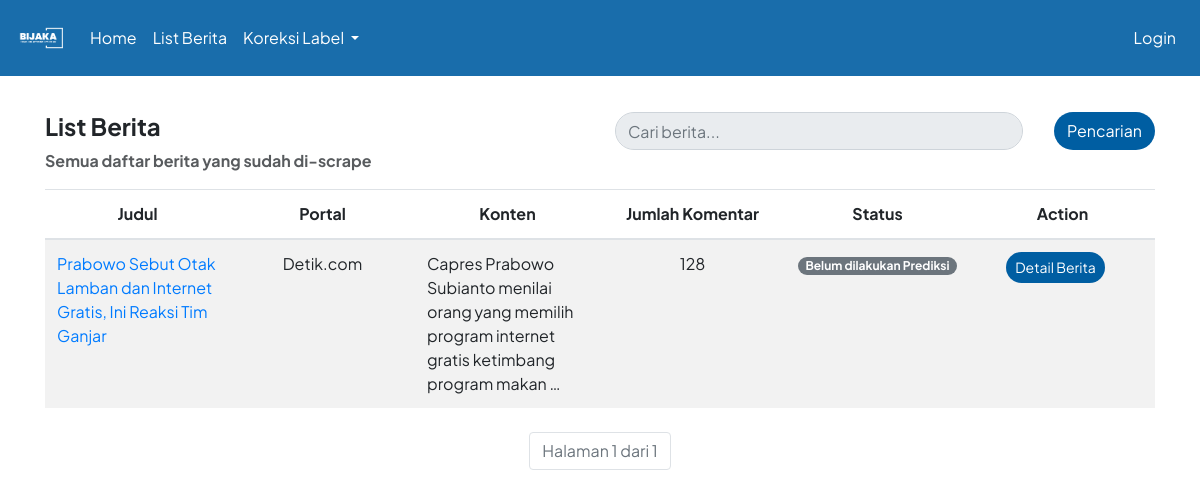
/list_berita/, run on the app's committed database.
### hateapp/models.py (models this page shows, shortened)
class Berita(models.Model):
    link = models.URLField()
    portal = models.CharField(max_length=50)
    judul = models.CharField(max_length=255)
    konten = models.TextField()
    jumlah_komentar = models.PositiveIntegerField()
    timestamp_scrape = models.DateTimeField(verbose_name='Timestamp Scrape')
    @property
    def status_prediksi(self):
        return all(komentar.prediksi is not None for komentar in self.komentar_set.all())

### hateapp/views.py (the view)
# urls.py: path('list_berita/', views.list_berita, name="list_berita"),
def list_berita(request):
    form = BeritaSearchForm(request.GET)
    berita_list = Berita.objects.order_by('-timestamp_scrape')
    if form.is_valid():
        search_query = form.cleaned_data['search']
        if search_query:
            berita_list = berita_list.filter(
                Q(judul__icontains=search_query) |
                Q(portal__icontains=search_query) |
                Q(konten__icontains=search_query)
            )
    page = request.GET.get('page', 1)
    paginator = Paginator(berita_list, 5)
    try:
        berita = paginator.page(page)
    except PageNotAnInteger:
        berita = paginator.page(1)
    except EmptyPage:
        berita = paginator.page(paginator.num_pages)
    return render(request, 'list_berita.html', {'berita_list': berita, 'berita': berita, 'form': form})

### hateapp/forms.py
class BeritaSearchForm(forms.Form):
    search = forms.CharField(max_length=255, required=False)

### templates/list_berita.html (shortened to what this page needs)
{% extends 'base.html' %}
{% block content %}
<div class="row">
    <div class="col-6">
        <h4><strong>List Berita</strong></h4>
        <p style="opacity: 0.75;"><strong>Semua daftar berita yang sudah di-scrape</strong></p>
    </div>
    <div class="col-6 text-left">
        <form method="get" action="{% url 'list_berita' %}">
            <div class="form-group">
                <div class="input-group mb-3">
                    <input style="border-radius: 20px;" type="text" class="form-control" placeholder="Cari berita..." name="search" value="{{ request.GET.search }}" autocomplete="off" readonly onfocus="this.removeAttribute('readonly');">
                    <div class="input-group-append">
                        <button class="btn" type="submit" style="background-color: #005EA2; color: #fff; border-radius: 20px; margin-left: 2em;">Pencarian</button>
                    </div>
                </div>
            </div>
        </form>
    </div>
</div>
<table class="table table-striped" style="table-layout: fixed; width: 100%;">
    <thead class="text-center">
        <tr>
            <th>Judul</th>
            <th>Portal</th>
            <th>Konten</th>
            <th>Jumlah Komentar</th>
            <th>Status</th>
            <th>Action</th>
        </tr>
    </thead>
    <tbody>
        {% for berita in berita_list %}
            <tr>
                <td style="width: 20%; text-wrap: wrap;"><a href="{{berita.link}}" class="text-decoration-none" target="_blank">{{ berita.judul }}</a></td>
                <td class="text-center" style="width: 15%;">{{ berita.portal }}</td>
                <td style="width: 35%;">{{ berita.konten|truncatechars:100 }}</td>
                <td class="text-center" style="width: 10%;">{{ berita.jumlah_komentar }}</td>
                <td class="text-center" style="width: 5%;">
                    {% if berita.status_prediksi %}
                        <span class="badge badge-pill badge-success">Sudah dilakukan Prediksi</span>
                    {% else %}
                        <span class="badge badge-pill badge-secondary">Belum dilakukan Prediksi</span>
                    {% endif %}
                </td>
                <td class="text-center" style="width: 5%;">
                    {% if user.is_staff %}
                    <div class="row">
                        <a href="{% url 'detail_berita' berita_id=berita.id %}" class="btn btn-sm" style="background-color: #005EA2; color: #fff; border-radius: 20px; margin-right: 1em;">Detail Berita</a>
                        <button type="button" class="btn btn-sm btn-danger" data-toggle="modal" data-target="#deleteModal{{ berita.id }}" style="border-radius: 20px;">
                            Hapus
                        </button>
                    </div>
                {% else %}
                        <a href="{% url 'detail_berita' berita_id=berita.id %}" class="btn btn-sm" style="background-color: #005EA2; color: #fff; border-radius: 20px; margin-right: 1em;">Detail Berita</a>
                {% endif %}
                </td>
            </tr>
        {% endfor %}
    </tbody>
</table>
    <div class="pagination mt-4 d-flex justify-content-center">
        <ul class="pagination justify-content-center">
            <li class="page-item disabled">
                <span class="page-link">
                    Halaman {{ berita.number }} dari {{ berita.paginator.num_pages }}
                </span>
            </li>
        </ul>
    </div>
{% endblock %}

### templates/base.html (style rules this page uses)
h2, h1, p, div, a { font-family: 'Plus Jakarta Sans', sans-serif; }

### data on the page
Berita: judul "Prabowo Sebut Otak Lamban dan Internet Gratis, Ini Reaksi Tim Ganjar", portal "Detik.com", konten "Capres Prabowo Subianto menilai orang yang memilih program internet gratis ketimbang program makan …", jumlah_komentar "128", shows "Belum dilakukan Prediksi"

### other printed values
{{ berita.number }} "1"
{{ berita.paginator.num_pages }} "1"
